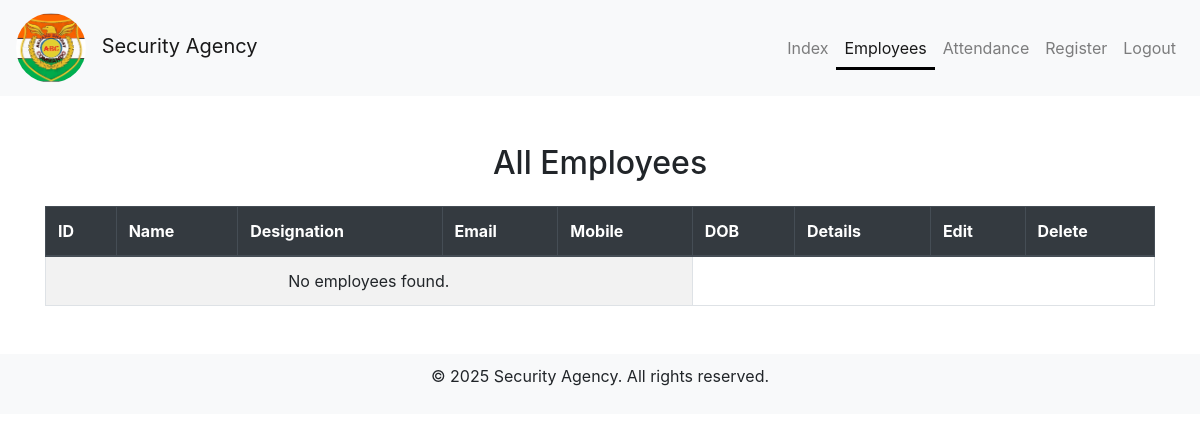
Page /owner/empdetails/ (signed in) on the earlier database version.
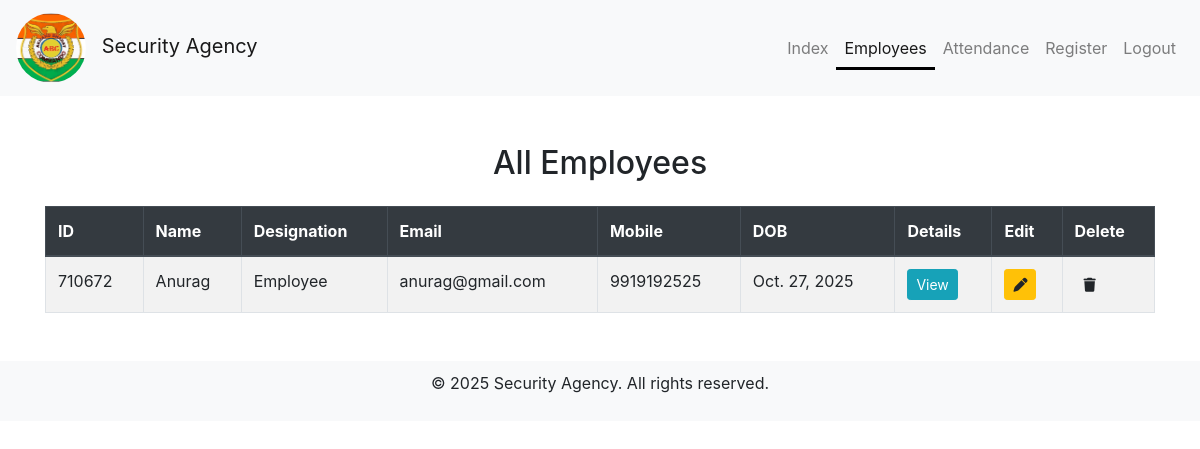
Same page on the later database version.
### employee/models.py (models this page shows, shortened)
class Employee(models.Model):
    employee_id = models.CharField(max_length=10, primary_key=True, blank=True)  # Use employee ID as primary key
    name = models.CharField(max_length=100)  # Example field for employee name
    GENDER_CHOICES = [
        ('Male', 'Male'),
        ('Female', 'Female'),
        ('Other', 'Other'),
    ]
    gender = models.CharField(
        max_length=6,
        choices=GENDER_CHOICES,
        null=True,  # Optional: allows null values if gender isn't provided
        blank=True,  # Optional: allows blank values if gender isn't provided
    )
    designation = models.CharField(max_length=100, blank=True, null=True)
    email = models.EmailField(unique=True)
    password = models.CharField(max_length=128)  # Store hashed passwords
    dob = models.DateField()
    aadhar_number = models.CharField(max_length=12, unique=True, blank=True, null=True)  # New field for Aadhar number
    mobile_number = models.CharField(max_length=10, blank=True, null=True)  # New field for mobile number
    qr_code_data = models.BinaryField(blank=True, null=True)  # Store QR code as binary data
    photo = models.ImageField(upload_to=employee_photo_path, blank=True, null=True)
    location_lat = models.FloatField(null=True, blank=True)
    location_lon = models.FloatField(null=True, blank=True)

### owner/views.py (the view)
# urls.py: path('empdetails/',views.empdetails, name='empdetails'),
@cache_control(no_cache=True, must_revalidate=True, no_store=True)
@owner_session_required
def empdetails(request):
    employees = Employee.objects.all()
    m = request.GET.get('m')  # 👈 fetch message
    return render(request, 'owner/empdetails.html', {'employees': employees, 'm': m})

### templates/owner/empdetails.html (shortened to what this page needs)
{% load static %}
<!DOCTYPE html>
<html lang="en">
<head>
    <link rel="stylesheet" href="{% static 'css/styles.css' %}">
    <link rel="stylesheet" href="https://stackpath.bootstrapcdn.com/bootstrap/4.5.2/css/bootstrap.min.css">
    <link rel="stylesheet" href="https://cdnjs.cloudflare.com/ajax/libs/font-awesome/6.0.0/css/all.min.css">
</head>
<body>
<nav class="navbar navbar-expand-lg navbar-light bg-light">
    <a class="navbar-brand" href="/">
        <img src="{% static 'images/logo.jpeg' %}" alt="Logo" class="site-logo" href="/">
        Security Agency
    </a>
    <div class="collapse navbar-collapse justify-content-end" id="navbarNav">
        <ul class="navbar-nav">
            <li class="nav-item">
                <a class="nav-link" href="{% url 'index' %}">Index</a>
            </li>
            <li class="nav-item">
                <a class="nav-link active custom-active-link" href="{% url 'empdetails' %}">Employees</a>
            </li>
            <li class="nav-item">
                <a class="nav-link" href="{% url 'attendance-report' %}">Attendance</a>
            </li>
            <li class="nav-item">
                <a class="nav-link" href="{% url 'regemp' %}">Register</a>
            </li>
            <li class="nav-item">
                <a class="nav-link" href="{% url 'logout' %}">Logout</a>
            </li>
        </ul>
    </div>
</nav>
<div class="container mt-5">
    <h2 class="text-center mb-4">All Employees</h2>
    <table class="table table-striped table-bordered">
        <thead class="thead-dark">
            <tr>
                <th>ID</th>
                <th>Name</th>
                <th>Designation</th>
                <th>Email</th>
                <th>Mobile</th>
                <th>DOB</th>
                <th>Details</th>
                <th>Edit</th>
                <th>Delete</th>
            </tr>
        </thead>
        <tbody>
            {% for emp in employees %}
            <tr>
                <td>{{ emp.employee_id }}</td>
                <td>{{ emp.name }}</td>
                <td>{{ emp.designation }}</td>
                <td>{{ emp.email }}</td>
                <td>{{ emp.mobile_number }}</td>
                <td>{{ emp.dob }}</td>
                <td>
                    <a href="{% url 'viewemp' emp.employee_id %}" class="btn btn-info btn-sm">View</a>
                </td>
                <td>
                    <a href="{% url 'editemp' emp.employee_id %}" class="btn btn-sm btn-warning" title="Edit Employee">
                        <i class="fas fa-pen"></i>
                    </a>
                </td>
                <td>
                    <form action="{% url 'deleteemp' emp.employee_id %}" method="POST" style="display:inline;">
                      <button type="submit" class="btn btn-sm delete-btn" title="Delete Employee">
                        <i class="fas fa-trash"></i>
                      </button>
                    </form>
                </td>
            </tr>
            {% empty %}
            <tr><td colspan="5" class="text-center">No employees found.</td></tr>
            {% endfor %}
        </tbody>
    </table>
</div>
<footer class="text-center mt-5 mb-3">
    <p>&copy; 2025 Security Agency. All rights reserved.</p>
</footer>
</body>
</html>

### static/css/styles.css (style rules this page uses)
.site-logo { width: 70px; height: 70px; border-radius: 50%; margin-right: 10px; object-fit: cover; }
footer { background-color: #f8f9fa; padding: 10px 0; }
.nav-link { color: #007bff; }
.navbar-nav .nav-link.active.custom-active-link { position: relative; }
.navbar-nav .nav-link.active.custom-active-link::after { content: ''; position: absolute; bottom: -2px; left: 0; width: 100%; height: 3px; background-color: black; }
.delete-btn i { transition: transform 0.3s ease; }
:root { --primary-color: #4EA685; --secondary-color: #57B894; --black: #000000; --white: #ffffff; --gray: #efefef; --gray-2: #757575; --facebook-color: #4267B2; --google-color: #DB4437; --twitter-color: #1DA1F2; --insta-color: #E1306C; }

Differences in the rows shown:
added Employee: employee_id "710672", name "Anurag", designation "Employee", email "anurag@gmail.com", mobile_number "9919192525", dob "Oct. 27, 2025"
Other differences:
text no longer shown: "No employees found."
